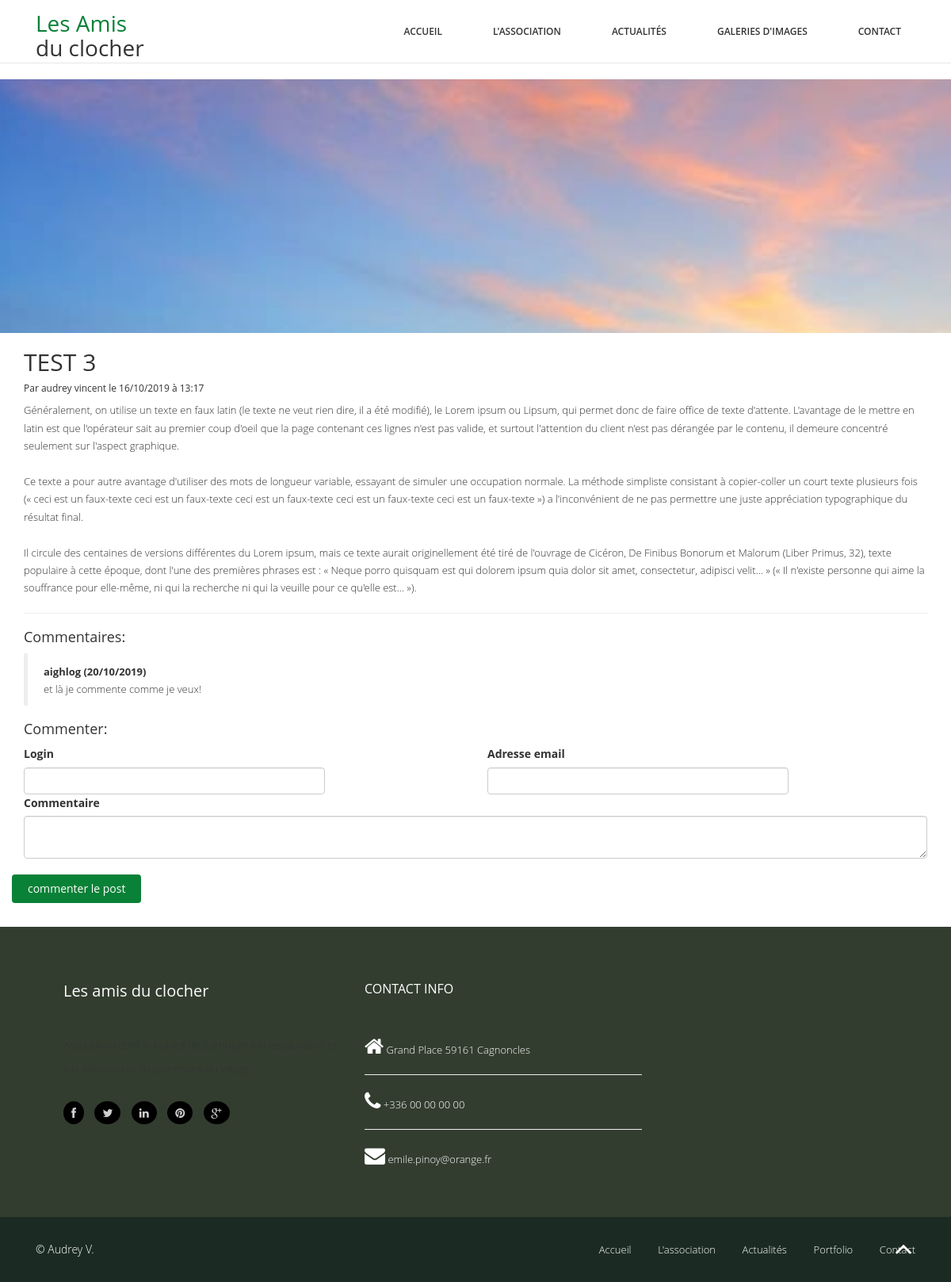
The app's page /index.php?page=article&id=3 with its own data.
### tables this page shows
CREATE TABLE `articles` (
  `idarticle` int(11) NOT NULL,
  `titre` varchar(100) DEFAULT NULL,
  `contenu` text,
  `image` varchar(100) NOT NULL DEFAULT 'imgpardefaut.jpg',
  `dateparution` datetime NOT NULL DEFAULT CURRENT_TIMESTAMP,
  `date_modification` datetime DEFAULT CURRENT_TIMESTAMP ON UPDATE CURRENT_TIMESTAMP,
  `idusers` int(11) DEFAULT NULL,
  `publier` tinyint(4) NOT NULL
);

CREATE TABLE `users` (
  `idusers` int(11) NOT NULL,
  `nom_prenom` varchar(42) DEFAULT NULL,
  `email` varchar(255) NOT NULL,
  `login` varchar(42) DEFAULT NULL,
  `mdp` varchar(255) DEFAULT NULL,
  `tokken` varchar(255) NOT NULL,
  `role` int(11) DEFAULT NULL,
  `cotisation` varchar(42) DEFAULT NULL,
  `mode_de_paiement` varchar(42) DEFAULT NULL,
  `idrole` int(11) DEFAULT '3'
);

CREATE TABLE `commentaire` (
  `idcom` int(11) NOT NULL,
  `login` varchar(255) NOT NULL,
  `email` varchar(255) NOT NULL,
  `contenu` text,
  `date` datetime DEFAULT NULL,
  `modere` tinyint(1) DEFAULT '0',
  `idarticle` int(11) DEFAULT NULL
);

### functions/article-func.php (called while the page is built, shortened)
<?php
function get_article()
{
    global $db;
    $req = $db->query("SELECT articles.idarticle,
    articles.titre,
    articles.image,
    articles.contenu,
    articles.dateparution,
    users.nom_prenom
    FROM articles
    JOIN users
    ON articles.idusers = users.idusers
    WHERE articles.idarticle='{$_GET['id']}'
    AND articles.publier='1'
    ");
    $resultat = $req->fetchObject();
    return $resultat;
}
function get_comments()
{
    global $db;
    $req = $db->query("SELECT * FROM commentaire WHERE idarticle ='{$_GET['id']}' ORDER BY date DESC");
    $results = [];
    while ($rows = $req->fetchObject()) {
        $results[] = $rows;
    }
    return $results;
}

### index.php (called while the page is built, shortened)
<?php
$pages = scandir('pages/');
if (isset($_GET['page']) && !empty($_GET['page'])) {
    if (in_array($_GET['page'].'.php', $pages)) {
        $page = $_GET['page'];
     } else {
        $page = "error";
     }
} else {
    $page = "home";
}
 include 'pages/'.$page.'.php';
?>

### pages/article.php (the view, shortened to what this page needs)
<?php
include 'pages/header.php';
$article = get_article();
if ($article == false) {
    header("location: index.php?page=error");
} else {
    ?>
    <div class="parallax-container">
        <div class="parallax" style="background-image:url(./images/img_blog/<?= $article->image ?>)">
        </div>
    </div>
    <div class="container bg-white">
        <h2><?= $article->titre ?></h2>
        <h6>Par <?= $article->nom_prenom ?> le <?= date("d/m/Y à H:i", strtotime($article->dateparution)) ?></h6>
        <p><?= nl2br($article->contenu) ?></p>
    <?php
    }
    ?>
    <hr>
    <h4>Commentaires: </h4>
    <?php
    $reponses = get_comments();
    if ($reponses != false) {
        foreach ($reponses as $reponse) {
            ?>
            <blockquote>
                <strong><?= $reponse->login ?> (<?= date("d/m/Y", strtotime($reponse->date)) ?>)</strong>
                <p><?= nl2br($reponse->contenu); ?></p>
            </blockquote>
    <?php
        }
    } else echo "<p>Il n'y a pas encore de commentaire sur cet article...</p>"
    ?>
    <h4>Commenter: </h4>
    <form method="post">
        <div class="row">
            <div class="col-sm-6 blog-content">
                <label for="nom">Login</label>
                <input type="texte" name="login" id="nom" class="form-control is-invalid" style="width:38rem" />
            </div>
            <div class="col-sm-6 blog-content">
                <label for="mail">Adresse email</label>
                <input type="email" name="email" id="mail" class="form-control is-invalid" style="width:38rem" />
            </div>
            <div class="col-sm-12 blog-content">
                <label for="content">Commentaire</label>
                <textarea name="contenu" id="content" class="form-control"></textarea>
            </div>
            <button type="submit" name="submit" class="btn btn-primary">commenter le post</button>
        </div>
    </form>
    </div>
    <?php
    include 'pages/footer.php';
    ?>

### css/stylesheet.css (style rules this page uses)
body { font-family:'Open Sans', Arial, sans-serif; font-size:14px; font-weight:300; line-height:1.6em; color:#fff; background-color:#fff; overflow-x:hidden; }
h1,h2,h3,h4,h5,h6 { color:#333; line-height:1.1em; }
p, strong { color:#333; font-size:13px; }
.btn-primary { padding: 8px 20px; background:rgb(9, 129, 55); color: #fff; border:none; margin-top: 20px; }
body, html { height: 100%; }
.parallax { height: 100%; background-attachment: fixed; background-position: center; background-repeat: no-repeat; background-size: cover; }
.parallax-container { height: 320px; }
.blog-content { color: #333 !important; }
label { color: #333 !important; }

### records on screen
articles: image (picture), titre "TEST 3", idusers.nom_prenom "audrey vincent", dateparution "16/10/2019 à 13:17", contenu "Généralement, on utilise un texte en faux latin (le texte ne veut rien dire, il a été modifié), le Lorem ipsum ou Lipsum, qui permet donc de faire office de texte d'attente. L'avantage de le mettre en latin est que l'opérateur sait au premier coup d'oeil que la page contenant ces lignes n'est pas valide, et surtout l'attention du client n'est pas dérangée par le contenu, il demeure concentré seulement sur l'aspect graphique. Ce texte a pour autre avantage d'utiliser des mots de longueur variable, essayant de simuler une occupation normale. La méthode simpliste consistant à copier-coller un court texte plusieurs fois (« ceci est un faux-texte ceci est un faux-texte ceci est un faux-texte…"
commentaire: login "aighlog", date "20/10/2019", contenu "et là je commente comme je veux!"
